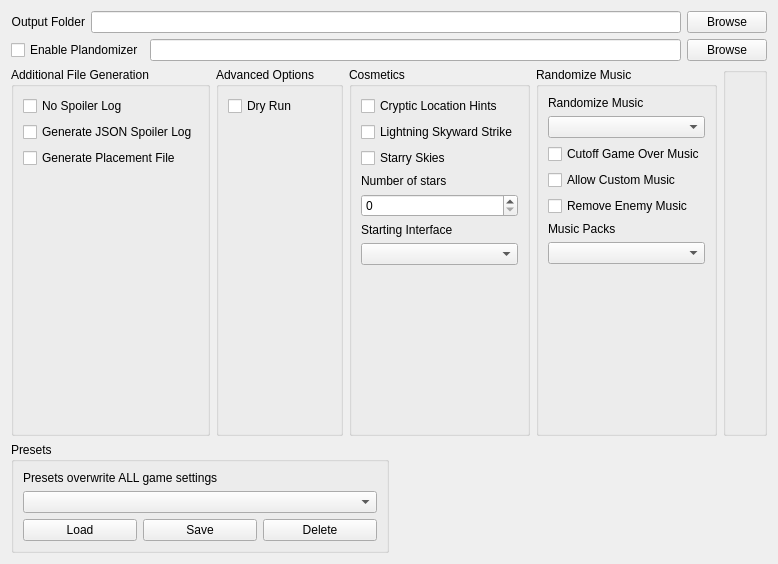
      <widget class="QWidget" name="tab_setup">
       <attribute name="title">
        <string>Setup</string>
       </attribute>
       <layout class="QVBoxLayout" name="verticalLayout_27">
        <item>
         <layout class="QVBoxLayout" name="vlay_files">
          <item>
           <layout class="QHBoxLayout" name="hlay_output">
            <item>
             <widget class="QLabel" name="label_output">
              <property name="text">
               <string>Output Folder</string>
              </property>
              <property name="alignment">
               <set>Qt::AlignmentFlag::AlignRight|Qt::AlignmentFlag::AlignTrailing|Qt::AlignmentFlag::AlignVCenter</set>
              </property>
             </widget>
            </item>
            <item>
             <widget class="QLineEdit" name="output_folder"/>
            </item>
            <item>
             <widget class="QPushButton" name="ouput_folder_browse_button">
              <property name="text">
               <string>Browse</string>
              </property>
             </widget>
            </item>
           </layout>
          </item>
          <item>
           <layout class="QVBoxLayout" name="vlay_plando">
            <item>
             <layout class="QHBoxLayout" name="hlay_plando_file">
              <item>
               <widget class="QCheckBox" name="option_plando">
                <property name="text">
                 <string>Enable Plandomizer</string>
                </property>
               </widget>
              </item>
              <item>
               <widget class="QLineEdit" name="plando_file"/>
              </item>
              <item>
               <widget class="QPushButton" name="plando_file_browse">
                <property name="text">
                 <string>Browse</string>
                </property>
               </widget>
              </item>
             </layout>
            </item>
           </layout>
          </item>
         </layout>
        </item>
        <item>
         <layout class="QHBoxLayout" name="hlay_setup_options">
          <item>
           <widget class="QGroupBox" name="box_additional_files">
            <property name="sizePolicy">
             <sizepolicy hsizetype="Expanding" vsizetype="Preferred">
              <horstretch>0</horstretch>
              <verstretch>0</verstretch>
             </sizepolicy>
            </property>
            <property name="title">
             <string>Additional File Generation</string>
            </property>
            <property name="flat">
             <bool>false</bool>
            </property>
            <layout class="QVBoxLayout" name="verticalLayout_22">
             <item>
              <layout class="QVBoxLayout" name="vlay_additional_files">
               <item>
                <widget class="QCheckBox" name="option_no_spoiler_log">
                 <property name="text">
                  <string>No Spoiler Log</string>
                 </property>
                </widget>
               </item>
               <item>
                <widget class="QCheckBox" name="option_json_spoiler">
                 <property name="text">
                  <string>Generate JSON Spoiler Log</string>
                 </property>
                </widget>
               </item>
               <item>
                <widget class="QCheckBox" name="option_out_placement_file">
                 <property name="text">
                  <string>Generate Placement File</string>
                 </property>
                </widget>
               </item>
               <item>
                <spacer name="vspace_additional_files">
                 <property name="orientation">
                  <enum>Qt::Orientation::Vertical</enum>
                 </property>
                 <property name="sizeHint" stdset="0">
                  <size>
                   <width>20</width>
                   <height>40</height>
                  </size>
                 </property>
                </spacer>
               </item>
              </layout>
             </item>
            </layout>
           </widget>
          </item>
          <item>
           <widget class="QGroupBox" name="box_advanced">
            <property name="sizePolicy">
             <sizepolicy hsizetype="Expanding" vsizetype="Preferred">
              <horstretch>0</horstretch>
              <verstretch>0</verstretch>
             </sizepolicy>
            </property>
            <property name="title">
             <string>Advanced Options</string>
            </property>
            <layout class="QVBoxLayout" name="verticalLayout_23">
             <item>
              <layout class="QVBoxLayout" name="vlay_advanced">
               <item>
                <widget class="QCheckBox" name="option_dry_run">
                 <property name="text">
                  <string>Dry Run</string>
                 </property>
                </widget>
               </item>
               <item>
                <spacer name="vspace_advanced">
                 <property name="orientation">
                  <enum>Qt::Orientation::Vertical</enum>
                 </property>
                 <property name="sizeHint" stdset="0">
                  <size>
                   <width>20</width>
                   <height>40</height>
                  </size>
                 </property>
                </spacer>
               </item>
              </layout>
             </item>
            </layout>
           </widget>
          </item>
          <item>
           <widget class="QGroupBox" name="box_cosmetics">
            <property name="sizePolicy">
             <sizepolicy hsizetype="Expanding" vsizetype="Preferred">
              <horstretch>0</horstretch>
              <verstretch>0</verstretch>
             </sizepolicy>
            </property>
            <property name="title">
             <string>Cosmetics</string>
            </property>
            <layout class="QVBoxLayout" name="verticalLayout_24">
             <item>
              <layout class="QVBoxLayout" name="vlay_cosmetics">
               <item>
                <widget class="QCheckBox" name="option_cryptic_location_hints">
                 <property name="text">
                  <string>Cryptic Location Hints</string>
                 </property>
                </widget>
               </item>
               <item>
                <widget class="QCheckBox" name="option_lightning_skyward_strike">
                 <property name="text">
                  <string>Lightning Skyward Strike</string>
                 </property>
                </widget>
               </item>
               <item>
                <widget class="QCheckBox" name="option_starry_skies">
                 <property name="text">
                  <string>Starry Skies</string>
                 </property>
                </widget>
               </item>
               <item>
                <widget class="QLabel" name="label_for_option_star_count">
                 <property name="sizePolicy">
                  <sizepolicy hsizetype="MinimumExpanding" vsizetype="Preferred">
                   <horstretch>0</horstretch>
                   <verstretch>0</verstretch>
                  </sizepolicy>
                 </property>
                 <property name="text">
                  <string>Number of stars</string>
                 </property>
                </widget>
               </item>
               <item>
                <widget class="QSpinBox" name="option_star_count">
                 <property name="enabled">
                  <bool>true</bool>
                 </property>
                 <property name="sizePolicy">
                  <sizepolicy hsizetype="MinimumExpanding" vsizetype="Fixed">
                   <horstretch>0</horstretch>
                   <verstretch>0</verstretch>
                  </sizepolicy>
                 </property>
                 <property name="maximum">
                  <number>32767</number>
                 </property>
                 <property name="singleStep">
                  <number>100</number>
                 </property>
                </widget>
               </item>
               <item>
                <widget class="QLabel" name="label_for_option_interface">
                 <property name="text">
                  <string>Starting Interface</string>
                 </property>
                </widget>
               </item>
               <item>
                <widget class="QComboBox" name="option_interface"/>
               </item>
               <item>
                <spacer name="vspace_cosmetics">
                 <property name="orientation">
                  <enum>Qt::Orientation::Vertical</enum>
                 </property>
                 <property name="sizeHint" stdset="0">
                  <size>
                   <width>20</width>
                   <height>40</height>
                  </size>
                 </property>
                </spacer>
               </item>
              </layout>
             </item>
            </layout>
           </widget>
          </item>
          <item>
           <widget class="QGroupBox" name="box_music_rando">
            <property name="sizePolicy">
             <sizepolicy hsizetype="Expanding" vsizetype="Preferred">
              <horstretch>0</horstretch>
              <verstretch>0</verstretch>
             </sizepolicy>
            </property>
            <property name="title">
             <string>Randomize Music</string>
            </property>
            <layout class="QVBoxLayout" name="verticalLayout_25">
             <item>
              <layout class="QVBoxLayout" name="vlay_music_rando">
               <item>
                <layout class="QVBoxLayout" name="vlay_music_rando_option">
                 <item>
                  <widget class="QLabel" name="label_for_option_music_rando">
                   <property name="text">
                    <string>Randomize Music</string>
                   </property>
                  </widget>
                 </item>
                 <item>
                  <widget class="QComboBox" name="option_music_rando"/>
                 </item>
                </layout>
               </item>
               <item>
                <widget class="QCheckBox" name="option_cutoff_gameover_music">
                 <property name="text">
                  <string>Cutoff Game Over Music</string>
                 </property>
                </widget>
               </item>
               <item>
                <widget class="QCheckBox" name="option_allow_custom_music">
                 <property name="text">
                  <string>Allow Custom Music</string>
                 </property>
                </widget>
               </item>
               <item>
                <widget class="QCheckBox" name="option_no_enemy_music">
                 <property name="text">
                  <string>Remove Enemy Music</string>
                 </property>
                </widget>
               </item>
               <item>
                <widget class="QLabel" name="label_for_music_pack">
                 <property name="text">
                  <string>Music Packs</string>
                 </property>
                </widget>
               </item>
               <item>
                <widget class="QComboBox" name="option_music_pack"/>
               </item>
               <item>
                <spacer name="vspace_music_rando">
                 <property name="orientation">
                  <enum>Qt::Orientation::Vertical</enum>
                 </property>
                 <property name="sizeHint" stdset="0">
                  <size>
                   <width>20</width>
                   <height>40</height>
                  </size>
                 </property>
                </spacer>
               </item>
              </layout>
             </item>
            </layout>
           </widget>
          </item>
          <item>
           <widget class="QGroupBox" name="box">
            <property name="sizePolicy">
             <sizepolicy hsizetype="Expanding" vsizetype="Preferred">
              <horstretch>0</horstretch>
              <verstretch>0</verstretch>
             </sizepolicy>
            </property>
            <property name="title">
             <string/>
            </property>
            <layout class="QVBoxLayout" name="verticalLayout_28">
             <item>
              <spacer name="vspace_10">
               <property name="orientation">
                <enum>Qt::Orientation::Vertical</enum>
               </property>
               <property name="sizeHint" stdset="0">
                <size>
                 <width>20</width>
                 <height>342</height>
                </size>
               </property>
              </spacer>
             </item>
            </layout>
           </widget>
          </item>
         </layout>
        </item>
        <item>
         <layout class="QHBoxLayout" name="hlay_presets">
          <item>
           <widget class="QGroupBox" name="box_presets">
            <property name="sizePolicy">
             <sizepolicy hsizetype="Expanding" vsizetype="Preferred">
              <horstretch>0</horstretch>
              <verstretch>0</verstretch>
             </sizepolicy>
            </property>
            <property name="title">
             <string>Presets</string>
            </property>
            <layout class="QVBoxLayout" name="verticalLayout_26">
             <item>
              <layout class="QVBoxLayout" name="vlay_presets">
               <item>
                <widget class="QLabel" name="label_presets">
                 <property name="text">
                  <string>Presets overwrite ALL game settings</string>
                 </property>
                 <property name="wordWrap">
                  <bool>false</bool>
                 </property>
                </widget>
               </item>
               <item>
                <widget class="QComboBox" name="presets_list"/>
               </item>
               <item>
                <layout class="QHBoxLayout" name="hlay_presets_controls">
                 <item>
                  <widget class="QPushButton" name="load_preset">
                   <property name="text">
                    <string>Load</string>
                   </property>
                  </widget>
                 </item>
                 <item>
                  <widget class="QPushButton" name="save_preset">
                   <property name="text">
                    <string>Save</string>
                   </property>
                  </widget>
                 </item>
                 <item>
                  <widget class="QPushButton" name="delete_preset">
                   <property name="text">
                    <string>Delete</string>
                   </property>
                  </widget>
                 </item>
                </layout>
               </item>
              </layout>
             </item>
            </layout>
           </widget>
          </item>
          <item>
           <spacer name="hspace_presets">
            <property name="orientation">
             <enum>Qt::Orientation::Horizontal</enum>
            </property>
            <property name="sizeHint" stdset="0">
             <size>
              <width>40</width>
              <height>20</height>
             </size>
            </property>
           </spacer>
          </item>
         </layout>
        </item>
       </layout>
      </widget>
